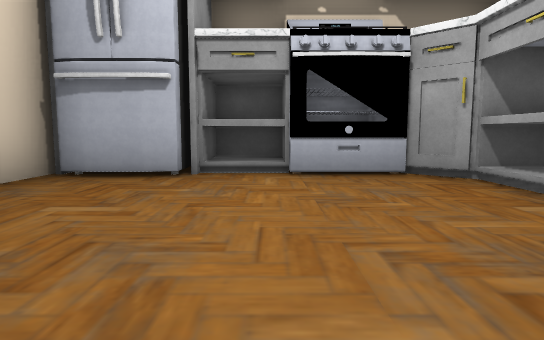
view 1 (above)

20 first-person views from a walk through a Unity game level. The camera is 1.2 m above the floor, tilts 6° down and sees 75° across. The floor is counted in squares, 2 m on a side. Each view is taken from the middle of a square. On the plan, view 1 faces up. The plan holds only what a view shows up to about 10 squares ahead; the rest is blank. The place goes on beyond the plan. Door leaves are left out, so doorways stand open. Some surface patterns are stand-ins.

view 2
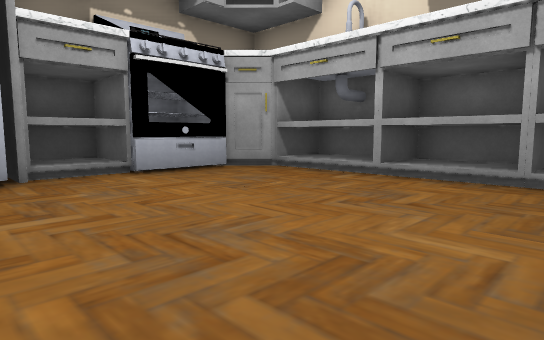

view 3
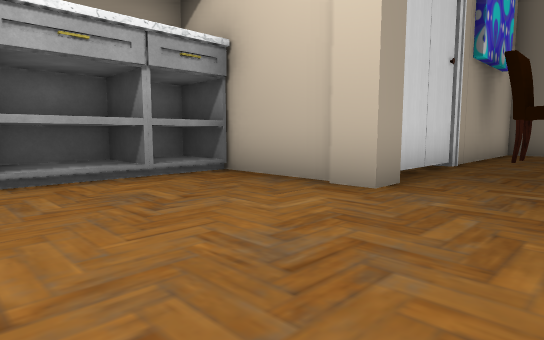

view 4
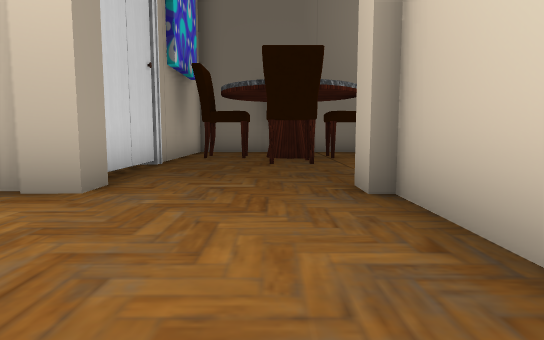

view 5
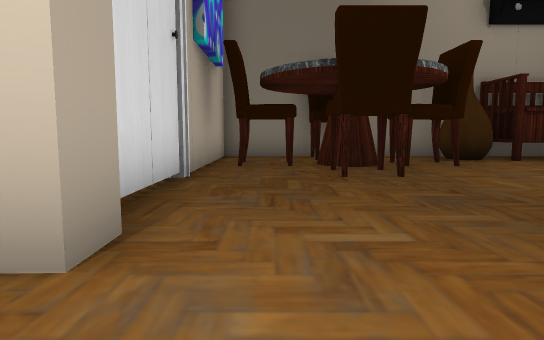

view 6
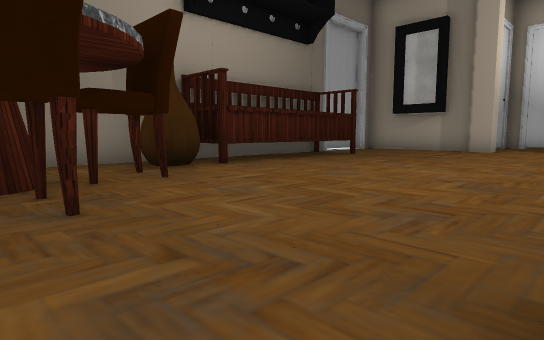

view 7
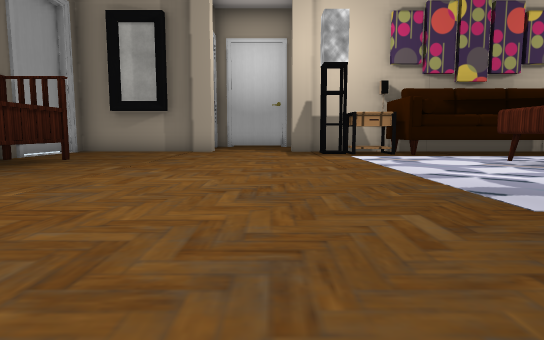

view 8
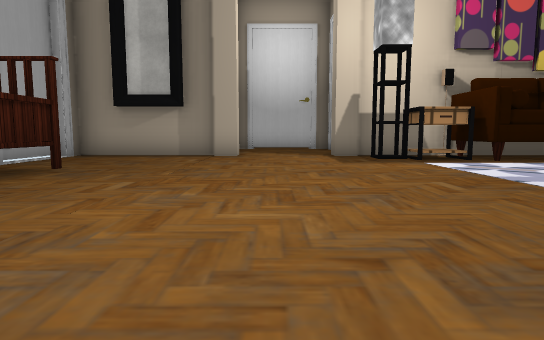

view 9
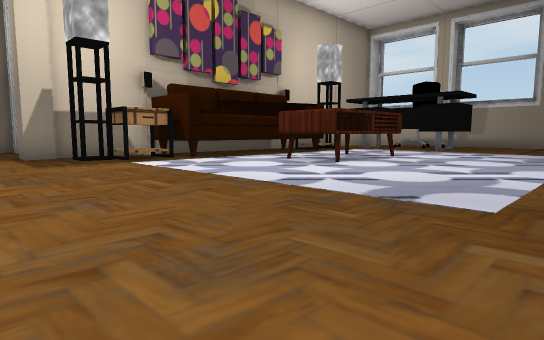

view 10
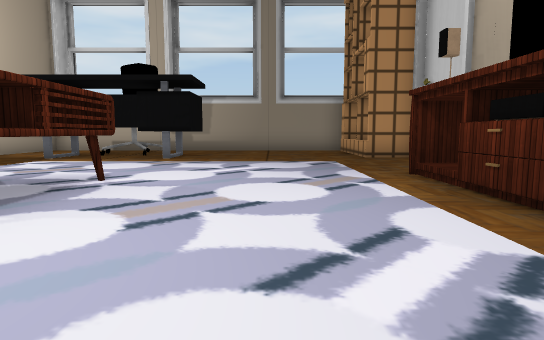

view 11
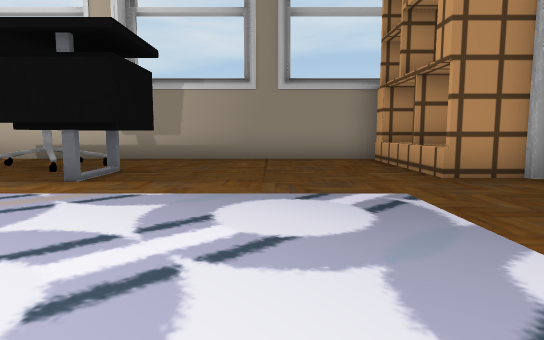

view 12
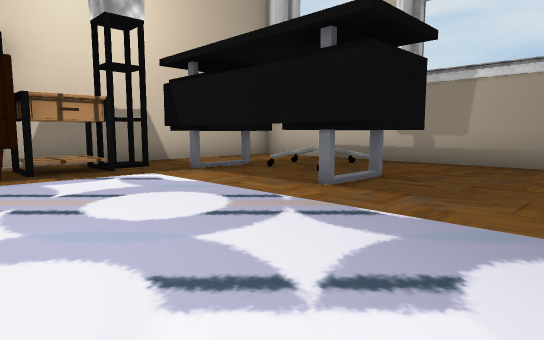

view 13
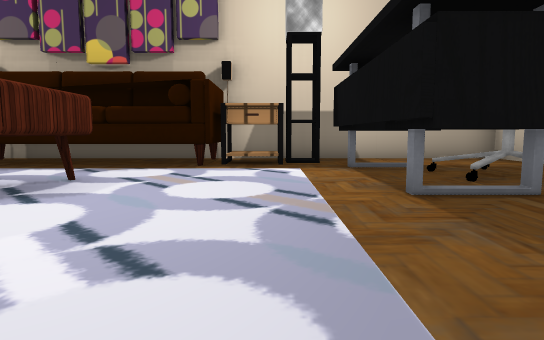

view 14
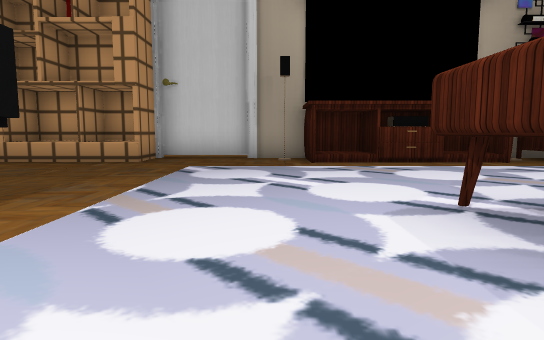

view 15
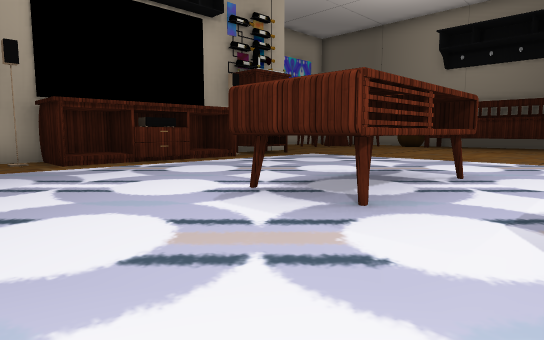

view 16
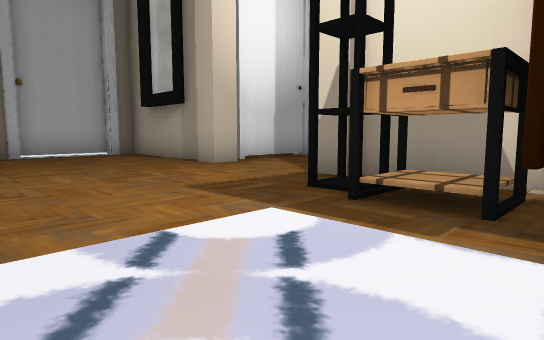

view 17
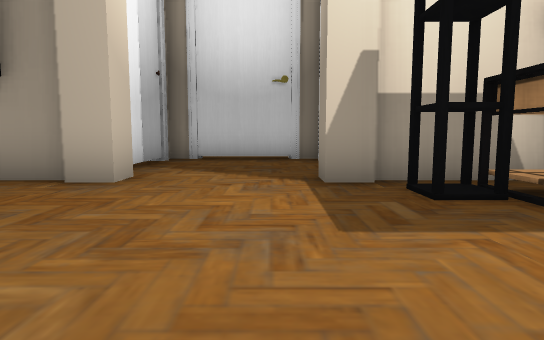

view 18
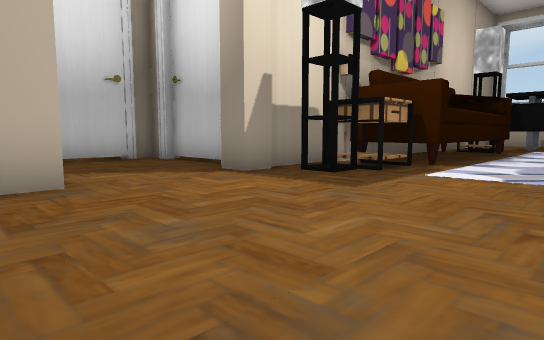

view 19
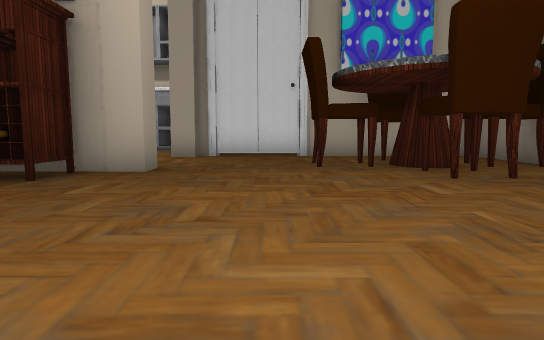

view 20
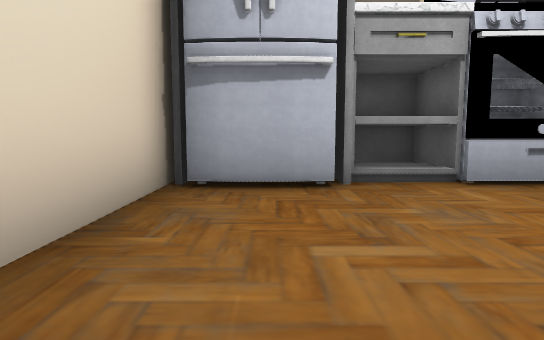

### Floor plan
Key: @ floor where view 1 was taken; # wall or solid block; . main floor; : floor 0.25 m higher than the main floor; D open door; F fridge; S stove; I sink; C chair; A vase; T table; H shelf; R drawers; B cabinet.
Columns run from 19 left of view 1 to 4 right of it. Each row starts with its distance up from view 1.
 14     ###########
 13     #..........H#
 12     #...C......H#
 11     #.. C......H#
 10     #.  # #....H#
  9     #.#.........#
  8     #.T.........#
  7     ###........#####
  6      ##.......D##FDDSD
  5       #..TT...D#DFDDS#D#
  4       #..TT...R##.....D#
  3      ##..TT...D:#.....I#
  2     ###.......###.....D#
  1     #.T........B......D#
  0  ####.#........B#..@..D
 -1 ##..#...........#..####
 -2 #...................#
 -3 #...................#
 -4 #....#..............#
 -5 ######..........CC..#
 -6     #..........C##C.#
 -7     #...######A.##..#
 -8     ##..#############
 -9      ####

Positions as (right, up) in squares from view 1, and headings:
1: (0, 0), facing up
2: (-2, 0), facing up-right
3: (-2, 3), facing down-right
4: (-2, 3), facing down
5: (-1, 1), facing down
6: (-2, -1), facing down-left
7: (-3, -2), facing left
8: (-5, -3), facing left
9: (-5, -3), facing up-left
10: (-7, 1), facing up
11: (-7, 5), facing up
12: (-7, 6), facing up-left
13: (-6, 8), facing left
14: (-12, 7), facing right
15: (-12, 8), facing down-right
16: (-10, 2), facing down-left
17: (-10, -2), facing left
18: (-10, -5), facing up-left
19: (-9, -3), facing right
20: (-2, 1), facing up
